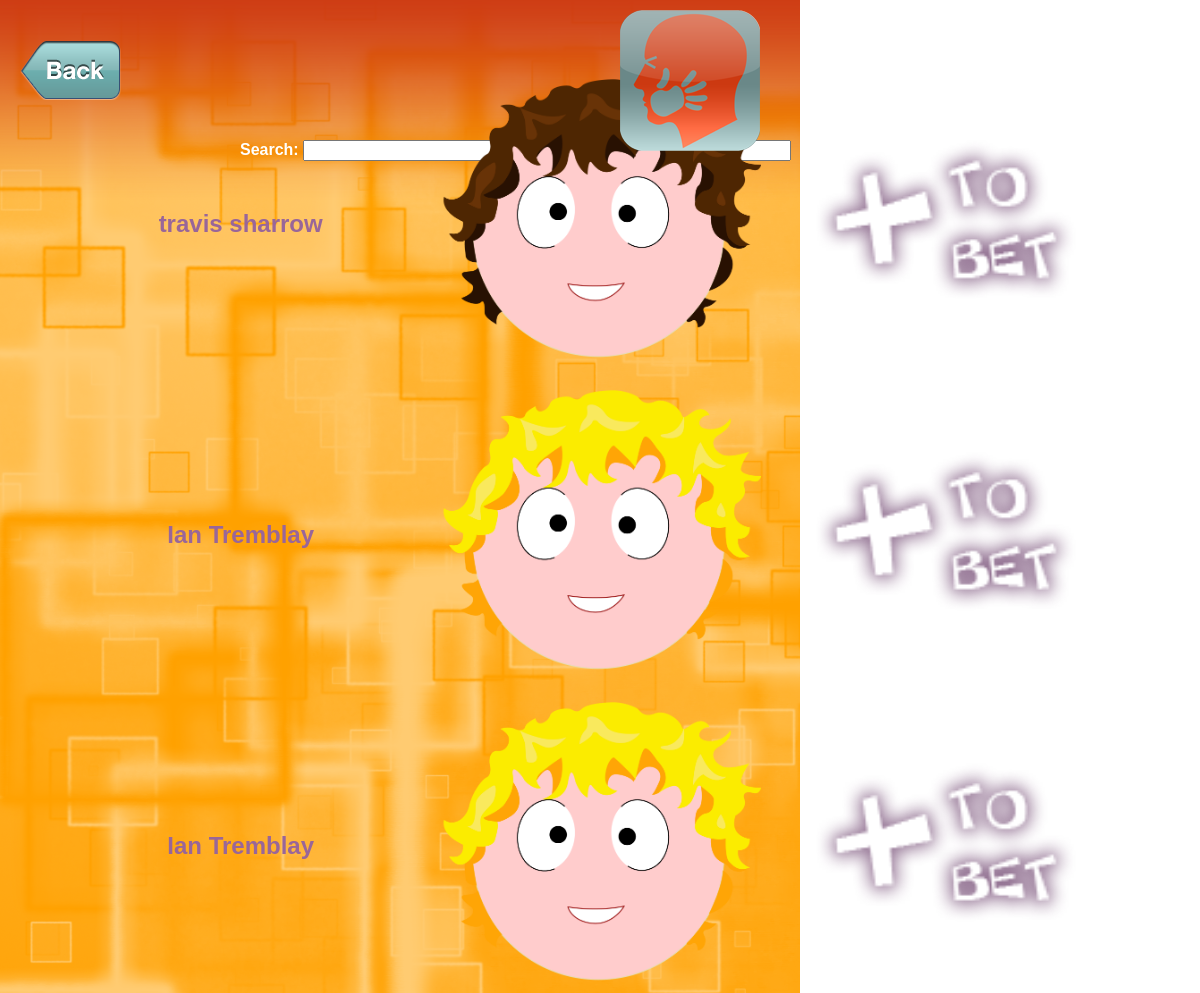
Screenshot of /addfriendtobet.php (signed in) with the database file from the repository.
### tables this page shows
CREATE TABLE tbl_friends (
  friend_id smallint(4) unsigned NOT NULL AUTO_INCREMENT,
  user_id smallint(4) unsigned NOT NULL,
  friend_userid smallint(4) unsigned NOT NULL,
  PRIMARY KEY (friend_id)
);

CREATE TABLE tbl_users (
  user_id smallint(4) unsigned NOT NULL AUTO_INCREMENT,
  user_name varchar(50) NOT NULL,
  user_password varchar(25) NOT NULL,
  user_character varchar(100) NOT NULL,
  user_fullname varchar(50) NOT NULL,
  user_points smallint(9) NOT NULL,
  PRIMARY KEY (user_id)
);

### addfriendtobet.php (the view, shortened to what this page needs)
<!DOCTYPE HTML>
<html>
<head>
<link href="styles/sbStyle.css" rel="stylesheet" type="text/css" media="all">
<?php
	$team = $_GET['team'];
?>
</head>
<body>
<div id="icon">
	<?php
	echo "<a href=\"Help.php?id=".$_SESSION['id']."\"><img src=\"images/SBIcon.png\" /></a>";
	?>
</div>
<div id="back">
	<?php
	echo "<a href=\"thebetters.php?id=".$_SESSION['id']."\"><img src=\"images/back.png\" /></a>";
	?>
</div>
<div id="background">
	<img src="images/TitleBackground_tablet.png" />
</div>
<div id="livesearch">
	<form>
    	<b>Search:</b> <input type="text" onKeyup="liveSearch(this.value)" name="searchbox" id="searchbox" class="loginform" />
    </form><br />
</div>
<div id="friendtable">
<?php
			$addfriend = mysql_query("SELECT * FROM tbl_users,tbl_friends WHERE tbl_friends.friend_userid = tbl_users.user_id AND tbl_friends.user_id=".$_SESSION['id']);
			if(mysql_num_rows($addfriend)){
				while($row = mysql_fetch_array($addfriend)){
					echo "<table><tr><th>".$row['user_fullname']."</th> "."<th><img class=\"friendlist\" src=\"images/characters/".$row['user_character']."\" /></th><th><a href=\"addbetter.php?better_id=".$row['friend_userid']."&amp;team=".$team."\" \"><img class=\"friendlist\" src=\"images/addToBet.png\" /></a></th><br /></tr></table>";
				}
			}
?>
</div>
</body>
</html>

### styles/sbStyle.css (style rules this page uses)
html { height: 100%; }
body { margin: 0px auto; font-family: Verdana, Geneva, sans-serif; color: #FFF; height: 100%; }
img { max-width: 100%; }
table { width: 90%; margin-left: 5%; color: #996699; }
@media screen and (min-width: 800px) { #background { height: 200px; width: 100%; } }
@media screen and (min-width: 800px) { #icon { position: absolute; top: 10px; left: 620px; z-index: 2; } }
@media screen and (min-width: 800px) { #back { position: absolute; top: 40px; left: 20px; z-index: 2; } }
@media screen and (min-width: 800px) { .friendlist { width: 90%; } }
@media screen and (min-width: 800px) { #friendtable { margin-top: -10%; overflow: auto; } }
@media screen and (min-width: 800px) { #livesearch { width: 80%; margin-left: 20%; margin-top: -5%; } }
@media screen and (min-width: 800px) { th { width: 30%; padding: 0; font-weight: bold; font-size: 1.5em; } }

### addfriendtobet.php (style rules this page uses)
body { background-image: url(images/CharactersMenuPage_tablet.png); background-repeat: no-repeat; }

### rows the page displays
tbl_friends: tbl_users.user_fullname "travis sharrow", tbl_users.user_character (picture)
tbl_friends: user.user_fullname "Ian Tremblay", user.user_character (picture)
tbl_friends: user.user_fullname "Ian Tremblay", user.user_character (picture)
